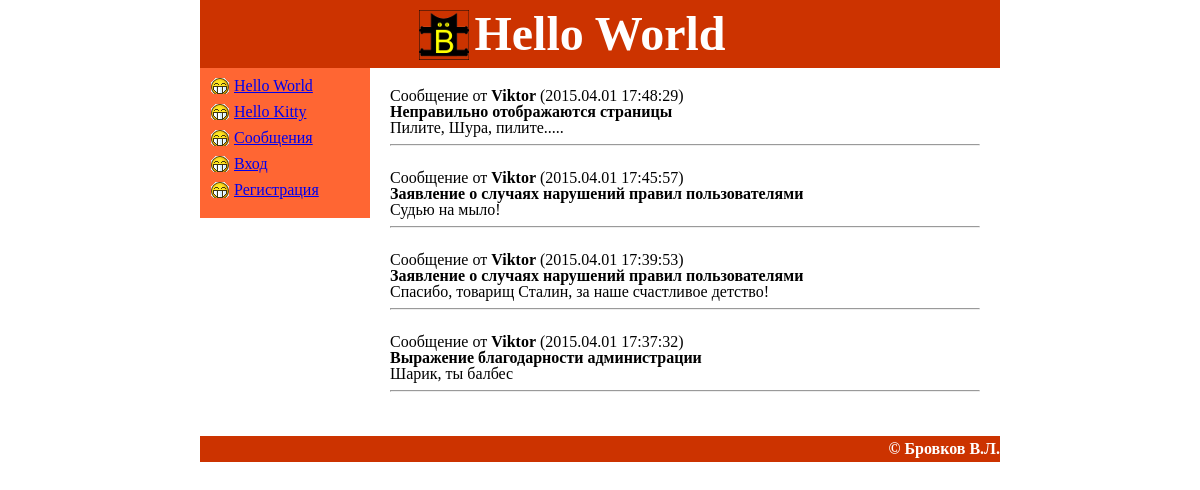
Before: /show.php with the older database file.
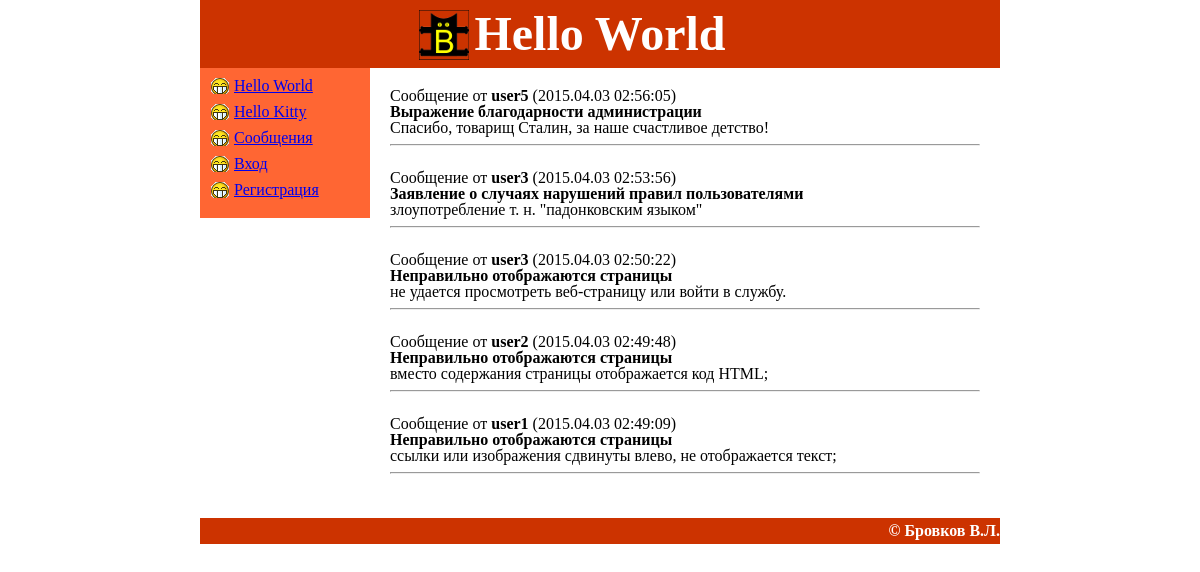
After: the same page with the newer database file.
### tables this page shows
CREATE TABLE IF NOT EXISTS `messages` (
  `id` int(11) NOT NULL AUTO_INCREMENT,
  `user_id` int(11) NOT NULL,
  `theme` text NOT NULL,
  `message` text NOT NULL,
  `times` text NOT NULL,
  PRIMARY KEY (`id`)
);

CREATE TABLE IF NOT EXISTS `users` (
  `id` int(11) NOT NULL AUTO_INCREMENT,
  `name` text NOT NULL,
  `login` text NOT NULL,
  `pass` text NOT NULL,
  `email` text NOT NULL,
  `file` text NOT NULL,
  KEY `id` (`id`)
);

### show_message.php (the view, shortened to what this page needs)
<?php
include ("dbaccess.php");
if ($stmt = $mysqli->prepare("SELECT messages.user_id,messages.theme,messages.message,messages.times,users.name FROM messages JOIN users ON messages.user_id=users.id ORDER BY messages.times DESC"))
{
    $stmt->execute();
    $stmt->store_result();
    $stmt->bind_result($uid,$theme,$message,$times,$name);
    while ($stmt->fetch())
    {
        echo "Сообщение от <b>".$name."</b> (".$times.")<br><b>".$theme."</b><br>";
        echo $message;
        echo "<br><hr><br>";
    }
}

### show.php (shortened to what this page needs)
<!DOCTYPE html>
<html>
<head>
<link rel="stylesheet" href="css/style.css">
</head>
<body>
    <div class="wrap">
        <div class="header">
            <?php
                include ("header.php");
            ?>
        </div>
        <div class="menu">
            <?php
                include ("menu.php");
            ?>
        </div>
        <div class="content">
            <?php
                include ("show_message.php");
            ?>
        </div>
        <div class="bottom" >
            <?php
                include ("bottom.php");
            ?>
        </div>
    </div>
</body>
</html>

### header.php
<a id="logo" href="index.php"></a>
            Hello World

### menu.php (shortened to what this page needs)
<p><a href="index.php">Hello World</a></p>
<p><a href="about.php">Hello Kitty</a></p>
<p><a href="show.php">Сообщения</a></p>
<?php if($_SESSION["user_id"]==0){ ?>
<p><a href="login.php">Вход</a></p>
<p><a href="sign.php">Регистрация</a></p>
<?php } elseif ($_SESSION["login"]=="admin"){ ?>
<p><a href="news.php">Добавить новость</a></p>
<p><a href="logaut.php">Выход</a></p>
<?php } else { ?>
<p><a href="write.php">Написать администратору</a></p>
<p><a href="logaut.php">Выход</a></p>
<?php } ?>

### bottom.php
&copy; Бровков В.Л.

### css/style.css (style rules this page uses)
html,body,div,span,applet,object,iframe,h1,h2,h3,h4,h5,h6,p,blockquote,pre,a,abbr,acronym,address,big,cite,code,del,dfn,em,img,ins,kbd,q,s,samp,small,strike,strong,sub,sup,tt,var,u,i,center,dl,dt,dd,ol,ul,li,fieldset,form,label,legend,table,caption,tbody,tfoot,thead,tr,th,td,article,aside,canvas,details,embed,figure,figcaption,footer,header,hgroup,menu,nav,output,ruby,section,summary,time,mark,audio,video { border:0;font-size:100%;font:inherit;vertical-align:baseline;margin:0;padding:0 }
body { line-height:1 }
.header { background: #cc3300; color: white; font: Arial; font-weight: bold; font-size: 3em; text-align: center; padding-top: 10px; padding-bottom: 10px; }
.wrap { width: 800px; margin: 0 auto; }
.menu { width: 150px; float: left; padding: 10px; background: #ff6633; margin-right: 20px; }
.content { padding: 20px; margin-left: 170px; min-height: 200px; }
.bottom { bottom: 1px; background: #cc3300; color: white; font: Arial; font-weight: bold; text-align: right; padding-bottom: 5px; padding-top: 5px; }
.menu p { margin-bottom: 10px; }
.menu a { background: no-repeat 0 0; background-image: url(../images/biggrin.gif); padding-left: 24px; }
#logo { position: absolute; width: 50px; height: 50px; background-image: url(../images/logo50.png); background-position: center center; margin-left: -55px; }

Changed rows visible on the page:
removed messages: user.name "Viktor", times "2015.04.01 17:48:29", theme "Неправильно отображаются страницы", message "Пилите, Шура, пилите....."
removed messages: user.name "Viktor", times "2015.04.01 17:45:57", theme "Заявление о случаях нарушений правил пользователями", message "Судью на мыло!"
removed messages: user.name "Viktor", times "2015.04.01 17:39:53", theme "Заявление о случаях нарушений правил пользователями", message "Спасибо, товарищ Сталин, за наше счастливое детство!"
removed messages: user.name "Viktor", times "2015.04.01 17:37:32", theme "Выражение благодарности администрации", message "Шарик, ты балбес"
added messages: user.name "user5", times "2015.04.03 02:56:05", theme "Выражение благодарности администрации", message "Спасибо, товарищ Сталин, за наше счастливое детство!"
added messages: user.name "user3", times "2015.04.03 02:53:56", theme "Заявление о случаях нарушений правил пользователями", message "злоупотребление т. н. \"падонковским языком\""
added messages: user.name "user3", times "2015.04.03 02:50:22", theme "Неправильно отображаются страницы", message "не удается просмотреть веб-страницу или войти в службу."
added messages: user.name "user2", times "2015.04.03 02:49:48", theme "Неправильно отображаются страницы", message "вместо содержания страницы отображается код HTML;"
added messages: user.name "user1", times "2015.04.03 02:49:09", theme "Неправильно отображаются страницы", message "ссылки или изображения сдвинуты влево, не отображается текст;"
